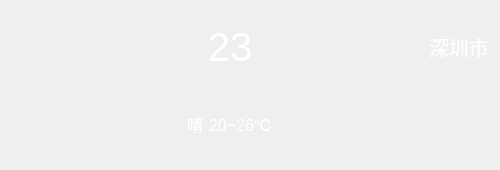
    <widget class="QWidget" name="widget02" native="true">
     <property name="minimumSize">
      <size>
       <width>500</width>
       <height>170</height>
      </size>
     </property>
     <property name="maximumSize">
      <size>
       <width>550</width>
       <height>170</height>
      </size>
     </property>
     <layout class="QHBoxLayout" name="horizontalLayout_14">
      <item>
       <layout class="QHBoxLayout" name="horizontalLayout_13">
        <item>
         <widget class="QLabel" name="labelWeatherIcon">
          <property name="minimumSize">
           <size>
            <width>170</width>
            <height>150</height>
           </size>
          </property>
          <property name="maximumSize">
           <size>
            <width>170</width>
            <height>150</height>
           </size>
          </property>
          <property name="text">
           <string/>
          </property>
          <property name="pixmap">
           <pixmap>:/type/qingtian.png</pixmap>
          </property>
          <property name="scaledContents">
           <bool>true</bool>
          </property>
         </widget>
        </item>
        <item>
         <layout class="QGridLayout" name="gridLayout_3" columnstretch="0,0,0,0">
          <item row="1" column="1">
           <widget class="QLabel" name="labelTempRange">
            <property name="font">
             <font>
              <family>Arial</family>
              <pointsize>12</pointsize>
             </font>
            </property>
            <property name="styleSheet">
             <string notr="true">color: rgb(255, 255, 255);</string>
            </property>
            <property name="text">
             <string>20~26℃</string>
            </property>
           </widget>
          </item>
          <item row="1" column="0">
           <widget class="QLabel" name="labelWeatherType">
            <property name="font">
             <font>
              <family>Courier New</family>
              <pointsize>12</pointsize>
             </font>
            </property>
            <property name="styleSheet">
             <string notr="true">color: rgb(255, 255, 255);</string>
            </property>
            <property name="text">
             <string>晴</string>
            </property>
           </widget>
          </item>
          <item row="0" column="0" colspan="2">
           <widget class="QLabel" name="labelTmp">
            <property name="font">
             <font>
              <family>Arial</family>
              <pointsize>30</pointsize>
             </font>
            </property>
            <property name="styleSheet">
             <string notr="true">color: rgb(255, 255, 255);</string>
            </property>
            <property name="text">
             <string>23</string>
            </property>
            <property name="alignment">
             <set>Qt::AlignCenter</set>
            </property>
           </widget>
          </item>
          <item row="0" column="3">
           <widget class="QLabel" name="labelCity">
            <property name="font">
             <font>
              <pointsize>15</pointsize>
             </font>
            </property>
            <property name="styleSheet">
             <string notr="true">color: rgb(255, 255, 255);</string>
            </property>
            <property name="text">
             <string>深圳市</string>
            </property>
           </widget>
          </item>
          <item row="1" column="2">
           <spacer name="horizontalSpacer">
            <property name="orientation">
             <enum>Qt::Horizontal</enum>
            </property>
            <property name="sizeHint" stdset="0">
             <size>
              <width>40</width>
              <height>20</height>
             </size>
            </property>
           </spacer>
          </item>
         </layout>
        </item>
       </layout>
      </item>
     </layout>
    </widget>
